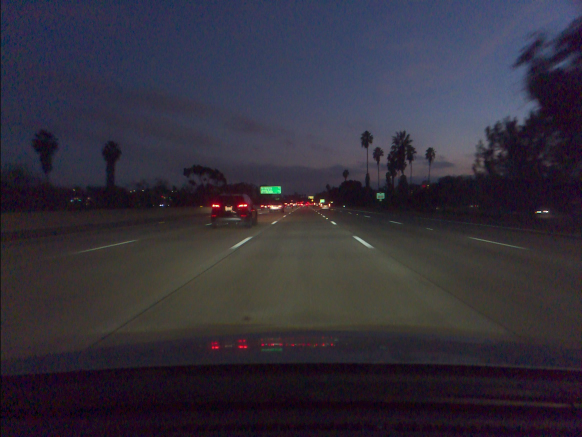
#> input picture frame_0000.jpg, 1164 x 874 px (shown at 1/2 size)
$ python debug.py
#> lines starting #> are read from the running program, lines starting #| are printed output that depends on the picture
#> further down, image is the input picture: shape (874, 1164, 3); mean B, G, R 59.3, 47.2, 51.3
import cv2
import numpy as np

def boundary_filter(image, top_left, bottom_right):
    # Create a mask of the same size as the input image
#> called with top_left = (100, 100), bottom_right = (400, 300)
    mask = np.zeros_like(image, dtype=np.uint8)

    # Define the region of interest (ROI) based on the top-left and bottom-right coordinates
    roi = image[top_left[1]:bottom_right[1], top_left[0]:bottom_right[0]]
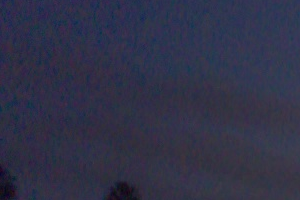
#> roi: shape (200, 300, 3); mean B, G, R 72.1, 49.7, 48.3

    # Fill the corresponding region in the mask with white (255)
    mask[roi] = 255

    # Apply bitwise AND operation to the input image and the mask
    filtered_image = cv2.bitwise_and(image, mask)
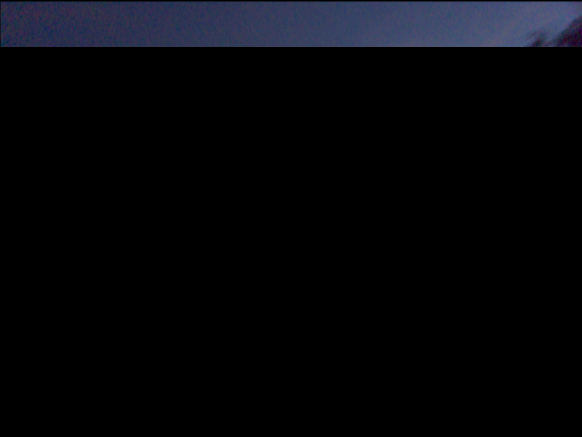
#> filtered_image: shape (874, 1164, 3) (shown at 1/2 size); mean B, G, R 9.7, 6.4, 5.7

    return filtered_image

# Load an example image
image = cv2.imread('frame_0000.jpg')

# Define the top-left and bottom-right coordinates of the boundary
top_left = (100, 100)
bottom_right = (400, 300)

# Apply the boundary filter to the image
filtered_image = boundary_filter(image, top_left, bottom_right)

# Display the original and filtered images
cv2.imshow('Original Image', image)
cv2.imshow('Filtered Image', filtered_image)

# Wait for a key press
cv2.waitKey(0)
